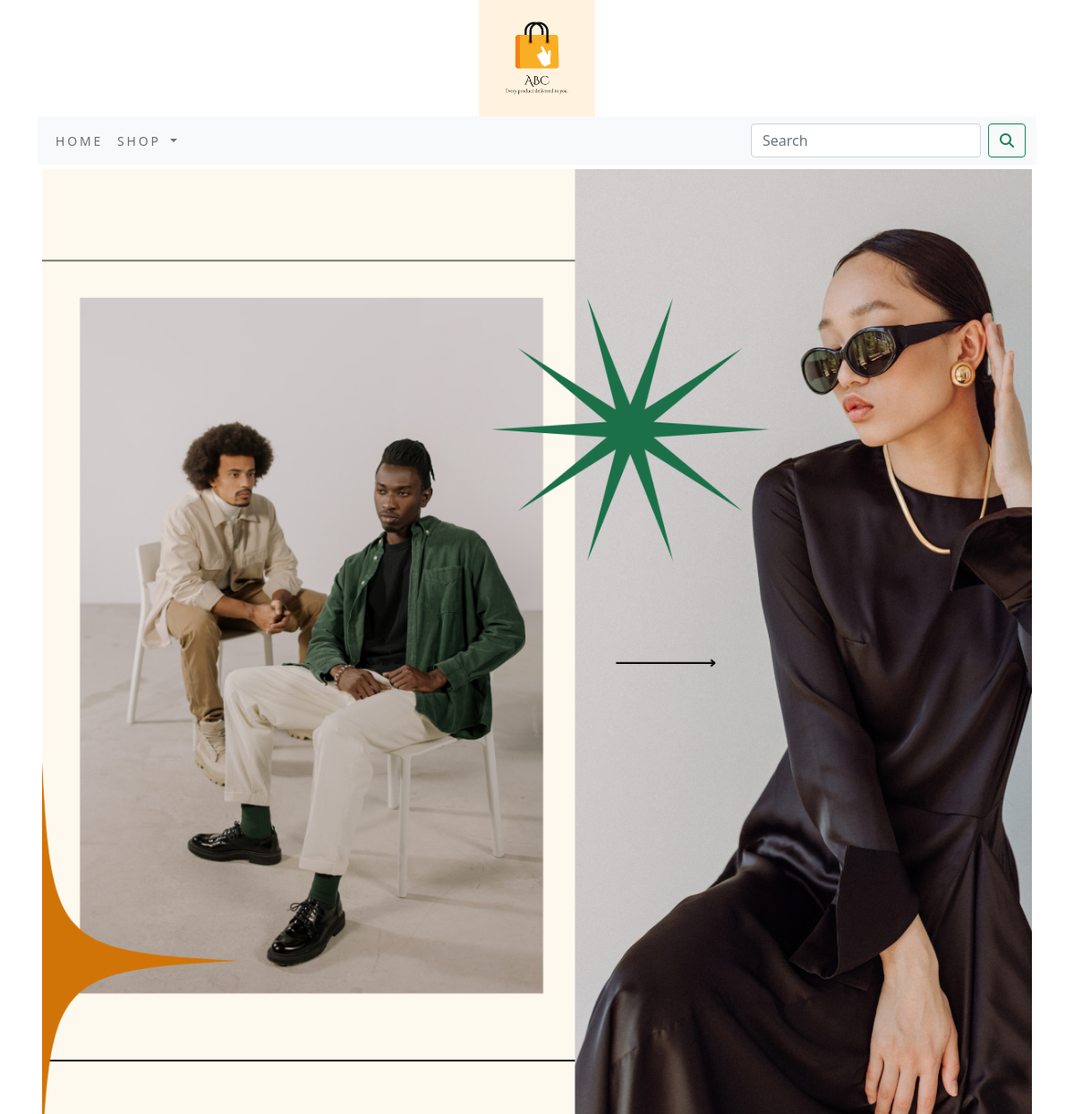
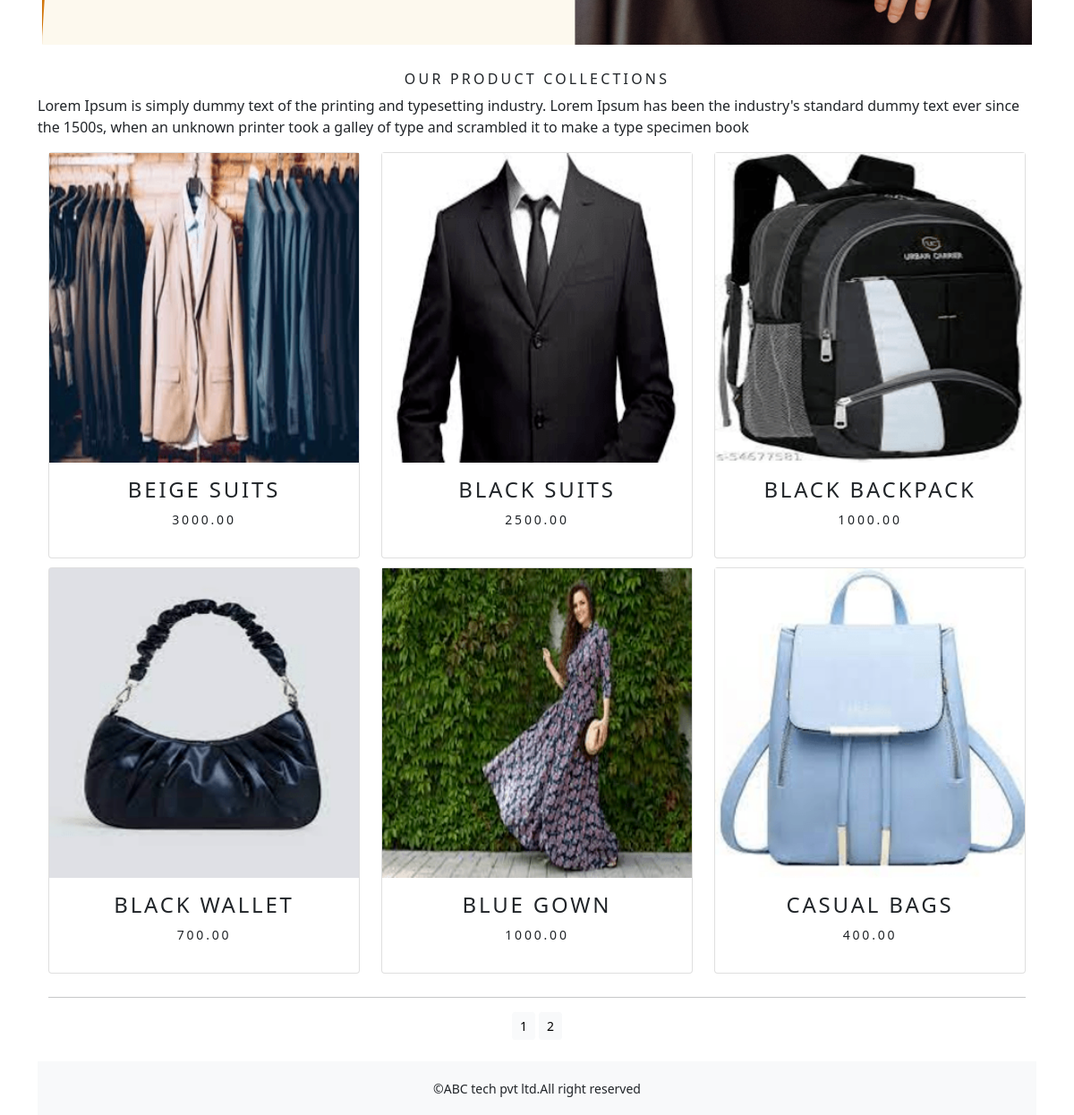
The app's page /shop/ with its own data (2 pictures, top to bottom).
### shop/models.py (models this page shows, shortened)
class Product(models.Model):
    name= models.CharField(max_length=250,unique=True)
    slug = models.SlugField(max_length=250, unique=True)
    description= models.TextField(blank=True)
    price=models.DecimalField(max_digits=10,decimal_places=2)
    category=models.ForeignKey(Category,on_delete=models.CASCADE)
    image= models.ImageField(upload_to='product',blank=True)
    stock=models.IntegerField()
    available=models.BooleanField(default=True)
    created=models.DateTimeField(auto_now_add=True)
    updated=models.DateTimeField(auto_now=True)
    def get_url(self):
        return reverse('shop:prodCatdetail',args=[self.category.slug,self.slug])
    class Meta:
        ordering = ('name',)
        verbose_name = 'product'
        verbose_name_plural = 'products'

### shop/views.py (the view)
# urls.py: path('',views.AllProdCat,name='allProdCat'),
def AllProdCat(request,c_slug=None):
    c_page=None
    products_list=None
    if c_slug!=None:
        c_page=get_object_or_404(Category,slug=c_slug)
        products_list=Product.objects.all().filter(category=c_page,available=True)
    else:
        products_list = Product.objects.all().filter(available=True)
    paginator=Paginator(products_list,6)
    try:
        page=int(request.GET.get('page','1'))
    except:
        page=1
    try:
        products=paginator.page(page)
    except (EmptyPage,InvalidPage):
        products=paginator.page(paginator.num_pages)
    return render(request,'category.html',{'category':c_page,'products':products})

### cart/context_processors.py (called while the page is built)
def counter(request):
    item_count=0
    if 'admin' in request.path:
        return {}
    else:
        try:
            cart=Cart.objects.filter(cart_id=_cart_id(request))
            cart_items=CartItem.objects.all().filter(cart=cart[:1])
            for cart_item in cart_items:
                item_count += cart_item.quantity
        except Cart.DoesNotExist:
            item_count = 0
    return dict(item_count =item_count)

### cart/views.py (called while the page is built)
def _cart_id(request):
    cart=request.session.session_key
    if not cart:
        cart=request.session.create()
    return cart

### shop/context_processors.py (called while the page is built)
def menu_links(request) :
    links=Category.objects.all()
    return dict(links=links)

### shop/models.py (called while the page is built)
    def get_url(self):
        return reverse('shop:products_by_category',args=[self.slug])

### templates/category.html (shortened to what this page needs)
{% extends 'base.html' %}
{% load static %}
{% block content %}
         <div class="mx_auto">
            {% if category %}
              <img class="my_image" src="{{category.image.url}}" alt="{{category.name}}">
         </div>
         <br>
         <div>
             <h1 class="text-center my_title">{{category.name}}</h1>
             <p class="text-justify">{{category.description}}</p>
         </div>
            {% else %}
            <div>
               <img class="my_image my_image_padding" src="{% static 'image/banner1.png' %}" alt="Our Products" width=1300"px height="1000"px >
            </div>
            <br>
            <div>
              <h1 class="text-center my_title">Our product collections</h1>
              <p class="text-justify">Lorem Ipsum is simply dummy text of the printing and typesetting industry. Lorem Ipsum has been the industry's standard dummy text ever since the 1500s, when an unknown printer took a galley of type and scrambled it to make a type specimen book</p>
            </div>
            {% endif %}
          <div class="container">
              <div class="row mx_auto" >
                {% for product in products %}
                  <div class="my_bottom_margin col-9 col-sm-12 col-md-4  xol-lg-4">
                      <div class="card text-center" style="min-width:18rem;">
                          <a href="{{product.get_url}}"><img class="my-img-top my_image" src="{{product.image.url}}" alt="{{product.name}}"></a>
                          <div class="card-body">
                             <h4>{{product.name}}</h4>
                              <p>{{product.price}}</p>
                          </div>
                      </div>
                  </div>
                  {% endfor %}
              </div>
              <div class="mx_auto">
                  {% if products.paginator.num_pages > 1 %}
                  <hr>
                  <div class="text-center">
                      {% for pg in products.paginator.page_range %}
                        <a href="?page={{pg}}" class="btn btn-light btn-sm  {% if products.number == pg %} active {% endif %}"}>{{pg}}</a>
                      {% endfor %}
                  </div>
                  {% endif %}
              </div>
              <br>
          </div>
{% endblock %}

### templates/base.html (shortened to what this page needs)
{% load static %}
<!DOCTYPE html>
<html lang="en">
<head>
    <link rel="stylesheet" href="{% static 'css/custom.css' %}">
    <link href="{% static 'css/bootstrap.min.css' %}" rel="stylesheet">
</head>
<body>
      <div class="container">
          {% include 'header.html' %}
          {% include 'navbar.html' %}
          {% block content %}
          {% endblock %}
      </div>
          {% include 'footer.html' %}
</body>
</html>

### templates/header.html
{% load static %}
<header>
    <center>
        <a href="{% url 'shop:allProdCat' %}"><img src="{% static 'image/logo1.png' %}" alt="logoimage" width="130"px height="130"px ></a>
    </center>
</header>

### templates/navbar.html (shortened to what this page needs)
<nav class="navbar navbar-expand-lg navbar-light bg-light">
  <div class="container-fluid">
    <div class="collapse navbar-collapse" id="navbarSupportedContent">
      <ul class="navbar-nav me-auto mb-2 mb-lg-0">
        <li class="nav-item">
          <a class="nav-link" href="#">Home</a>
        </li>
        <li class="nav-item dropdown {% if 'shop' in request.path %} active {% endif %}">
          <a class="nav-link dropdown-toggle" href="#" id="navbarDropdown" role="button" data-bs-toggle="dropdown" aria-expanded="false">
              Shop
          </a>
        </li>
      </ul>
      <form class="d-flex" action="{% url 'search_app:SearchResult' %} " method="get" >
        <input class="form-control me-2" type="search" placeholder="Search" name="q" aria-label="Search">
        <button class="btn btn-outline-success" type="submit"><i class="fa fa-search"></i></button>
      </form>
    </div>
  </div>
</nav>

### templates/footer.html
<div class="footer navbar-fixed bottom my_footer">
    <p class="text-center">&copy;ABC tech pvt ltd.All right reserved</p>
</div>

### static/css/custom.css (style rules this page uses)
.nav-item { letter-spacing:.2em; font-size:14px; text-transform:uppercase; }
.my_footer { background-color:#f8f9fa; height:60px; }
.my_footer { padding-top:20px; font-size:14px; }
.my_image { width:100%; height:auto; }
.my_title { font-size:16px; letter-spacing:.2em; text-transform:uppercase; }
.my_image_padding { padding:5px; }
.my_bottom_margin { margin-bottom:10px; }
.card-body { font-size:14px; letter-spacing:.2em; text-transform:uppercase; }

### records on screen
Product: image (picture), name "BEIGE SUITS", price "3000.00"
Product: image (picture), name "BLACK SUITS", price "2500.00"
Product: image (picture), name "BLACK BACKPACK", price "1000.00"
Product: image (picture), name "BLACK WALLET", price "700.00"
Product: image (picture), name "BLUE GOWN", price "1000.00"
Product: image (picture), name "CASUAL BAGS", price "400.00"

### other values on screen
{{ pg }} "1" "2"
